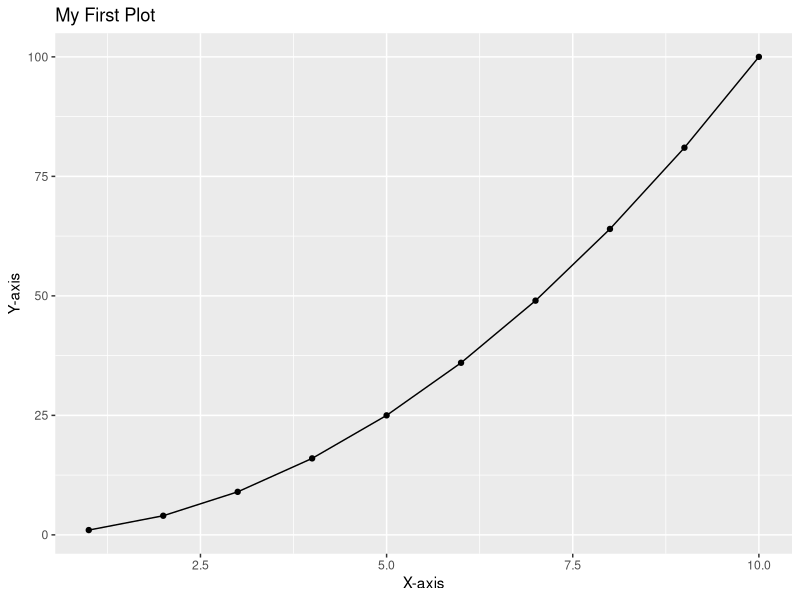

The R script that drew this image:
# My First R Script
# Author: Your Name
# Date: Today's Date

# Load necessary libraries
library(ggplot2)

# Create a simple data frame
data <- data.frame(
  x = 1:10,
  y = (1:10)^2
)

# Plot the data
ggplot(data, aes(x = x, y = y)) +
  geom_point() +
  geom_line() +
  labs(title = "My First Plot",
       x = "X-axis",
       y = "Y-axis")

